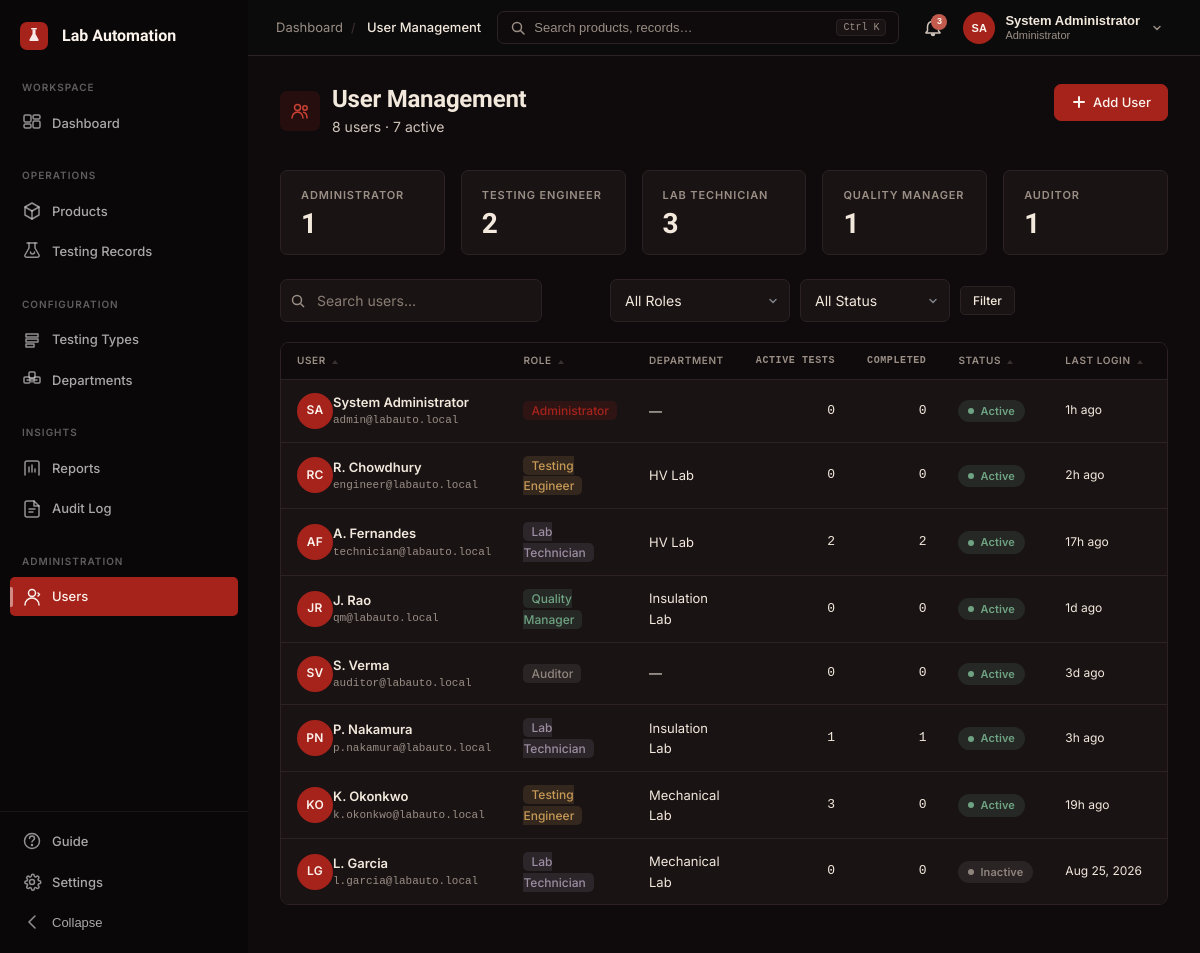
The page /admin/users.php (signed in) on the database its author committed.
### tables this page shows
CREATE TABLE users (
    id                     INT UNSIGNED AUTO_INCREMENT PRIMARY KEY,
    workspace_id           INT UNSIGNED NOT NULL,
    name                   VARCHAR(120) NOT NULL,
    email                  VARCHAR(150) NOT NULL,
    email_verified         TINYINT(1) NOT NULL DEFAULT 0,
    password_hash          VARCHAR(255) NOT NULL,
    role                   ENUM('administrator','testing_engineer','lab_technician','quality_manager','auditor') NOT NULL,
    department_id          INT UNSIGNED NULL,
    avatar                 VARCHAR(500) NULL,
    status                 ENUM('active','inactive') NOT NULL DEFAULT 'active',
    invitation_status      ENUM('pending','activated') NULL DEFAULT NULL,
    failed_login_attempts  TINYINT UNSIGNED NOT NULL DEFAULT 0,
    locked_until           DATETIME NULL,
    last_login_at          DATETIME NULL,
    password_changed_at    DATETIME NULL,
    created_at             TIMESTAMP NOT NULL DEFAULT CURRENT_TIMESTAMP,
    updated_at             TIMESTAMP NOT NULL DEFAULT CURRENT_TIMESTAMP ON UPDATE CURRENT_TIMESTAMP,
    UNIQUE KEY uq_users_email (email),
    KEY idx_users_workspace (workspace_id),
    KEY idx_users_department (department_id),
    KEY idx_users_role (role),
    KEY idx_users_status (status),
    CONSTRAINT fk_users_workspace   FOREIGN KEY (workspace_id) REFERENCES workspaces(id),
    CONSTRAINT fk_users_department  FOREIGN KEY (department_id) REFERENCES departments(id) ON DELETE SET NULL
);

CREATE TABLE departments (
    id            INT UNSIGNED AUTO_INCREMENT PRIMARY KEY,
    workspace_id  INT UNSIGNED NOT NULL,
    name          VARCHAR(100) NOT NULL,
    description   VARCHAR(255) NULL,
    status        ENUM('active','inactive') NOT NULL DEFAULT 'active',
    created_at    TIMESTAMP NOT NULL DEFAULT CURRENT_TIMESTAMP,
    updated_at    TIMESTAMP NOT NULL DEFAULT CURRENT_TIMESTAMP ON UPDATE CURRENT_TIMESTAMP,
    UNIQUE KEY uq_departments_ws_name (workspace_id, name),
    KEY idx_departments_workspace (workspace_id),
    CONSTRAINT fk_departments_workspace FOREIGN KEY (workspace_id) REFERENCES workspaces(id)
);

### includes/auth.php (called while the page is built, shortened)
<?php
function auth_user(): ?array
{
    return $_SESSION['user'] ?? null;
}
function auth_workspace_id(): int
{
    return (int) ($_SESSION['user']['workspace_id'] ?? 0);
}

### admin/users.php (the view, shortened to what this page needs)
<?php
require_once __DIR__ . '/../includes/helpers.php';
require_once __DIR__ . '/../includes/auth.php';
$breadcrumbs = [
    ['label' => 'Dashboard', 'url' => url('dashboard/index.php')],
    ['label' => 'User Management', 'url' => ''],
];
$pdo = Database::getConnection();
$wsId = auth_workspace_id();
$page = max(1, (int) ($_GET['page'] ?? 1));
$search = trim($_GET['q'] ?? '');
$where = 'u.workspace_id = :ws';
$params = ['ws' => $wsId];
$countSql = "SELECT COUNT(*) FROM users u WHERE {$where}";
$dataSql  = "SELECT u.*, u.invitation_status, d.name AS dept_name,
    (SELECT COUNT(*) FROM testing_records tr WHERE tr.tester_id = u.id AND tr.status IN ('assigned','in_testing')) AS active_tests,
    (SELECT COUNT(*) FROM testing_records tr WHERE tr.tester_id = u.id AND tr.review_decision IS NOT NULL) AS completed_tests
    FROM users u LEFT JOIN departments d ON u.department_id = d.id WHERE {$where} ORDER BY u.created_at DESC";
$result = paginate($pdo, $countSql, $dataSql, $params, $page, 15);
$users = $result['data'];
$totalUsersStmt = $pdo->prepare('SELECT COUNT(*) FROM users WHERE workspace_id = :ws');
$totalUsersStmt->execute(['ws' => $wsId]);
$totalUsers = (int) $totalUsersStmt->fetchColumn();
$activeUsersStmt = $pdo->prepare("SELECT COUNT(*) FROM users WHERE status = 'active' AND workspace_id = :ws");
$activeUsersStmt->execute(['ws' => $wsId]);
$activeUsers = (int) $activeUsersStmt->fetchColumn();
require_once __DIR__ . '/../includes/header.php';
?>
<div class="page-header">
  <div class="page-header-left">
    <div class="d-flex align-center gap-12 mb-4">
      <div style="width:40px;height:40px;border-radius:var(--radius-md);background:var(--accent-tint);display:flex;align-items:center;justify-content:center;flex-shrink:0;">
        <svg width="20" height="20" viewBox="0 0 20 20" fill="none" stroke="var(--accent-strong)" stroke-width="1.5" stroke-linecap="round"><circle cx="7.5" cy="6.5" r="3"/><path d="M2 17c0-3.3 2.5-6 5.5-6s5.5 2.7 5.5 6"/><circle cx="15" cy="7" r="2.2"/><path d="M13.6 11.3c2 .4 3.4 2.3 3.4 5.7"/></svg>
      </div>
      <div>
        <h1 class="page-title">User Management</h1>
        <p class="page-subtitle" style="margin-top:2px;"><?= $totalUsers ?> users · <?= $activeUsers ?> active</p>
      </div>
    </div>
  </div>
  <div class="page-actions">
    <button class="btn btn-primary" onclick="openModal('addUserModal')">
      <svg width="16" height="16" viewBox="0 0 16 16" fill="none" stroke="currentColor" stroke-width="2" stroke-linecap="round"><line x1="8" y1="3" x2="8" y2="13"/><line x1="3" y1="8" x2="13" y2="8"/></svg>
      Add User
    </button>
  </div>
</div>
<div class="stat-grid" style="grid-template-columns:repeat(5,1fr);margin-bottom:24px;">
  <?php
  $roleCountsStmt = $pdo->prepare("SELECT role, COUNT(*) as cnt FROM users WHERE workspace_id = :ws GROUP BY role ORDER BY FIELD(role,'administrator','testing_engineer','lab_technician','quality_manager','auditor')");
  $roleCountsStmt->execute(['ws' => $wsId]);
  $roleCounts = $roleCountsStmt->fetchAll();
  $roleMap = [];
  foreach ($roleCounts as $rc) $roleMap[$rc['role']] = (int) $rc['cnt'];
  $roleColors = ['administrator' => 'accent', 'testing_engineer' => 'warning', 'lab_technician' => 'info', 'quality_manager' => 'success', 'auditor' => 'hold'];
  foreach ([ROLE_ADMINISTRATOR, ROLE_TESTING_ENGINEER, ROLE_LAB_TECHNICIAN, ROLE_QUALITY_MANAGER, ROLE_AUDITOR] as $r):
  ?>
  <div class="stat-tile">
    <span class="stat-label"><?= e(role_label($r)) ?></span>
    <span class="stat-value"><?= $roleMap[$r] ?? 0 ?></span>
  </div>
  <?php endforeach; ?>
</div>
<div class="filter-bar" style="margin-bottom:20px;">
  <form method="get" action="" style="display:flex;gap:10px;flex:1;align-items:center;flex-wrap:wrap;">
    <div class="filter-search">
      <svg width="16" height="16" viewBox="0 0 16 16" fill="none" stroke="currentColor" stroke-width="1.5"><circle cx="7" cy="7" r="4.5"/><line x1="10.5" y1="10.5" x2="14" y2="14"/></svg>
      <input type="text" class="form-control" name="q" placeholder="Search users…" value="<?= e($search) ?>">
    </div>
    <select class="form-control" name="role" style="width:180px;" onchange="this.form.submit()">
      <option value="">All Roles</option>
    </select>
    <select class="form-control" name="status" style="width:140px;" onchange="this.form.submit()">
      <option value="">All Status</option>
    </select>
    <button type="submit" class="btn btn-secondary btn-sm">Filter</button>
  </form>
</div>
<div class="table-wrap">
  <table class="data-table">
    <thead>
      <tr>
        <th class="sortable">User</th>
        <th class="sortable">Role</th>
        <th>Department</th>
        <th class="col-num">Active Tests</th>
        <th class="col-num">Completed</th>
        <th class="sortable">Status</th>
        <th class="sortable">Last Login</th>
        <th class="col-actions">Actions</th>
      </tr>
    </thead>
    <tbody>
      <?php if (empty($users)): ?>
      <tr><td colspan="8" style="text-align:center;color:var(--ink-faint);padding:24px;">No users found.</td></tr>
      <?php else: ?>
      <?php foreach ($users as $u): ?>
      <tr>
        <td>
          <div class="d-flex align-center gap-10">
            <span class="user-avatar" style="width:36px;height:36px;font-size:0.75rem;"><?= e(user_initials($u['name'])) ?></span>
            <div>
              <div style="font-weight:600;font-size:0.8125rem;"><?= e($u['name']) ?></div>
              <div style="font-size:0.6875rem;color:var(--ink-faint);font-family:var(--font-mono);"><?= e($u['email']) ?></div>
            </div>
          </div>
        </td>
        <td>
          <span style="padding:2px 8px;border-radius:var(--radius-sm);font-size:0.75rem;font-weight:500;background:var(--<?= $roleColors[$u['role']] ?? 'hold' ?>-tint);color:var(--<?= $roleColors[$u['role']] ?? 'hold' ?>);">
            <?= e(role_label($u['role'])) ?>
          </span>
        </td>
        <td class="text-soft"><?= e($u['dept_name'] ?? '—') ?></td>
        <td class="col-num"><?= (int) $u['active_tests'] ?></td>
        <td class="col-num"><?= (int) $u['completed_tests'] ?></td>
        <td>
          <?php if (($u['invitation_status'] ?? '') === 'pending'): ?>
          <span class="status-badge badge-warning"><span class="status-dot"></span>Pending Invite</span>
          <?php else: ?>
          <?= status_badge($u['status']) ?>
          <?php endif; ?>
        </td>
        <td class="text-soft" style="font-size:0.75rem;"><?= $u['last_login_at'] ? time_ago($u['last_login_at']) : 'Never' ?></td>
        <td class="col-actions">
        </td>
      </tr>
      <?php endforeach; ?>
      <?php endif; ?>
    </tbody>
  </table>
</div>
<?php require_once __DIR__ . '/../includes/footer.php'; ?>

### includes/topbar.php (shortened to what this page needs)
<?php
$initials = user_initials($currentUser['name']);
$roleBadge = role_label($currentUser['role']);
?>
<header class="app-topbar" id="appTopbar">
  <div class="topbar-left">
    <?php if (!empty($breadcrumbs)): ?>
    <nav class="breadcrumb-nav" aria-label="Breadcrumb">
      <ol class="breadcrumb">
        <?php foreach ($breadcrumbs as $i => $crumb): ?>
        <li class="breadcrumb-item <?= $i === array_key_last($breadcrumbs) ? 'active' : '' ?>">
          <?php if ($i < array_key_last($breadcrumbs) && !empty($crumb['url'])): ?>
            <a href="<?= e($crumb['url']) ?>"><?= e($crumb['label']) ?></a>
          <?php else: ?>
            <?= e($crumb['label']) ?>
          <?php endif; ?>
        </li>
        <?php endforeach; ?>
      </ol>
    </nav>
    <?php endif; ?>
  </div>
  <div class="topbar-center">
    <button type="button" class="search-trigger" id="searchTrigger" aria-label="Search">
      <svg width="16" height="16" viewBox="0 0 16 16" fill="none" stroke="currentColor" stroke-width="1.5" stroke-linecap="round"><circle cx="7" cy="7" r="4.5"/><line x1="10.5" y1="10.5" x2="14" y2="14"/></svg>
      <span class="search-placeholder">Search products, records…</span>
      <kbd class="search-shortcut">Ctrl K</kbd>
    </button>
  </div>
  <div class="topbar-right">
    <div class="topbar-notifications" id="notifDropdown">
      <button type="button" class="topbar-icon-btn" aria-label="Notifications" data-dropdown="notifications">
        <?php if ($notifCount > 0): ?>
        <span class="notif-badge" id="notifBadge"><?= $notifCount ?></span>
        <?php else: ?>
        <span class="notif-badge" id="notifBadge" style="display:none;">0</span>
        <?php endif; ?>
      </button>
    </div>
    <div class="topbar-user" id="userDropdown">
      <button type="button" class="user-trigger" data-dropdown="user-menu" aria-label="User menu">
        <span class="user-avatar"><?= e($initials) ?></span>
        <div class="user-info">
          <span class="user-name"><?= e($currentUser['name']) ?></span>
          <span class="user-role"><?= e($roleBadge) ?></span>
        </div>
        <svg class="chevron-icon" width="14" height="14" viewBox="0 0 14 14" fill="none" stroke="currentColor" stroke-width="1.5" stroke-linecap="round"><polyline points="4,5.5 7,8.5 10,5.5"/></svg>
      </button>
    </div>
  </div>
</header>

### includes/helpers.php (shortened to what this page needs)
<?php
function e(string $value): string
{
    return htmlspecialchars($value, ENT_QUOTES | ENT_SUBSTITUTE, 'UTF-8');
}
function url(string $path = ''): string
{
    return BASE_URL . '/' . ltrim($path, '/');
}
function time_ago(string $datetime): string
{
    $now = new DateTimeImmutable();
    $then = new DateTimeImmutable($datetime);
    $diff = $now->getTimestamp() - $then->getTimestamp();
    if ($diff < 86400) return floor($diff / 3600) . 'h ago';
    if ($diff < 604800) return floor($diff / 86400) . 'd ago';
    return $then->format('M j, Y');
}
function status_badge(string $status): string
{
    $map = [
        'registered'             => ['label' => 'Registered',       'class' => 'badge-info'],
        'assigned'               => ['label' => 'Assigned',         'class' => 'badge-info'],
        'in_testing'             => ['label' => 'In Testing',       'class' => 'badge-warning'],
        'submitted_for_review'   => ['label' => 'Under Review',     'class' => 'badge-warning'],
        'passed'                 => ['label' => 'Passed',           'class' => 'badge-success'],
        'failed'                 => ['label' => 'Failed',           'class' => 'badge-fail'],
        'failed_pending_rework'  => ['label' => 'Rework',           'class' => 'badge-fail'],
        'pending_cpri_approval'  => ['label' => 'Pending CPRI',     'class' => 'badge-warning'],
        'approved'               => ['label' => 'Approved',         'class' => 'badge-success'],
        'released'               => ['label' => 'Released',         'class' => 'badge-success'],
        'on_hold'                => ['label' => 'On Hold',          'class' => 'badge-hold'],
        'rejected'               => ['label' => 'Rejected',         'class' => 'badge-fail'],
        'cancelled'              => ['label' => 'Cancelled',        'class' => 'badge-hold'],
        'active'                 => ['label' => 'Active',           'class' => 'badge-success'],
        'inactive'               => ['label' => 'Inactive',         'class' => 'badge-hold'],
        'archived'               => ['label' => 'Archived',         'class' => 'badge-hold'],
        'pass'                   => ['label' => 'Pass',             'class' => 'badge-success'],
        'fail'                   => ['label' => 'Fail',             'class' => 'badge-fail'],
    ];
    $entry = $map[$status] ?? ['label' => ucfirst(str_replace('_', ' ', $status)), 'class' => 'badge-hold'];
    return '<span class="status-badge ' . $entry['class'] . '"><span class="status-dot"></span>' . e($entry['label']) . '</span>';
}
function role_label(string $role): string
{
    $map = [
        'administrator'    => 'Administrator',
        'testing_engineer' => 'Testing Engineer',
        'lab_technician'   => 'Lab Technician',
        'quality_manager'  => 'Quality Manager',
        'auditor'          => 'Auditor',
    ];
    return $map[$role] ?? ucfirst(str_replace('_', ' ', $role));
}
function user_initials(?string $name): string
{
    $parts = explode(' ', trim($name));
    return strtoupper($parts[0][0] . end($parts)[0]);
}
function paginate(PDO $pdo, string $countSql, string $dataSql, array $params, int $page = 1, int $perPage = 25): array
{
    $countStmt = $pdo->prepare($countSql);
    $countStmt->execute($params);
    $total = (int) $countStmt->fetchColumn();
    $totalPages = max(1, (int) ceil($total / $perPage));
    $page = max(1, min($page, $totalPages));
    $offset = ($page - 1) * $perPage;
    $dataStmt = $pdo->prepare($dataSql . " LIMIT {$perPage} OFFSET {$offset}");
    $dataStmt->execute($params);
    $rows = $dataStmt->fetchAll();
    return [
        'data'        => $rows,
        'total'       => $total,
        'page'        => $page,
        'per_page'    => $perPage,
        'total_pages' => $totalPages,
    ];
}
function unread_notification_count(PDO $pdo, int $userId): int
{
    $wsId = auth_workspace_id();
    $stmt = $pdo->prepare('SELECT COUNT(*) FROM notifications WHERE workspace_id = :ws AND user_id = :uid AND is_read = 0');
    $stmt->execute(['ws' => $wsId, 'uid' => $userId]);
    return (int) $stmt->fetchColumn();
}

### rows shown on the page
users: name "SA", name "System Administrator", role "Administrator", email "admin@labauto.local", dept_name "—", active_tests "0", completed_tests "0", status "Active", last_login_at "1h ago"
users: r "LAB TECHNICIAN", id "3", name "AF", name "A. Fernandes", email "technician@labauto.local", role "Lab Technician", department.name "HV Lab", active_tests "2", completed_tests "2", status "Active", last_login_at "17h ago"
users: name "RC", name "R. Chowdhury", email "engineer@labauto.local", role "Testing Engineer", department.name "HV Lab", active_tests "0", completed_tests "0", status "Active", last_login_at "2h ago"
users: name "JR", name "J. Rao", email "qm@labauto.local", role "Quality Manager", department.name "Insulation Lab", active_tests "0", completed_tests "0", status "Active", last_login_at "1d ago"
users: name "SV", name "S. Verma", email "auditor@labauto.local", role "Auditor", dept_name "—", active_tests "0", completed_tests "0", status "Active", last_login_at "3d ago"
users: name "PN", name "P. Nakamura", email "p.nakamura@labauto.local", role "Lab Technician", department.name "Insulation Lab", active_tests "1", completed_tests "1", status "Active", last_login_at "3h ago"
users: name "KO", name "K. Okonkwo", email "k.okonkwo@labauto.local", role "Testing Engineer", department.name "Mechanical Lab", active_tests "3", completed_tests "0", status "Active", last_login_at "19h ago"
users: name "LG", name "L. Garcia", email "l.garcia@labauto.local", role "Lab Technician", department.name "Mechanical Lab", active_tests "0", completed_tests "0", status "Inactive", last_login_at "Aug 25, 2026"

### other values the page prints
$crumb['label'] "Dashboard"
$crumb['label'] "User Management"
$notifCount "3"
$totalUsers "8"
$activeUsers "7"
role_label($r) "ADMINISTRATOR"
$roleMap[$r] "1"
role_label($r) "TESTING ENGINEER"
$roleMap[$r] "2"
role_label($r) "QUALITY MANAGER"
role_label($r) "AUDITOR"
